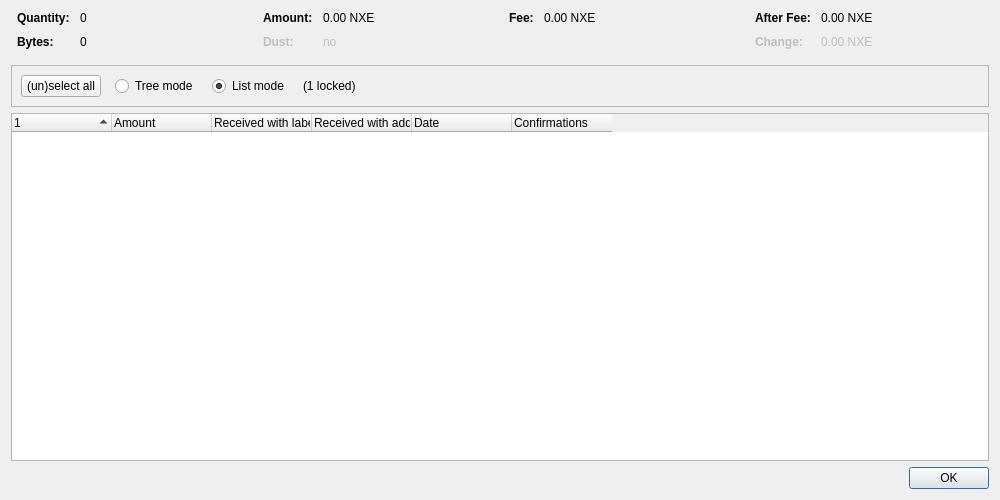
<?xml version="1.0" encoding="UTF-8"?>
<ui version="4.0">
 <class>CoinControlDialog</class>
 <widget class="QDialog" name="CoinControlDialog">
  <property name="geometry">
   <rect>
    <x>0</x>
    <y>0</y>
    <width>1000</width>
    <height>500</height>
   </rect>
  </property>
  <property name="windowTitle">
   <string>Coin Selection</string>
  </property>
  <layout class="QVBoxLayout" name="verticalLayout">
   <item>
    <layout class="QHBoxLayout" name="horizontalLayoutTop" stretch="0,0,0,0">
     <property name="topMargin">
      <number>0</number>
     </property>
     <property name="bottomMargin">
      <number>10</number>
     </property>
     <item>
      <layout class="QFormLayout" name="formLayoutCoinControl1">
       <property name="horizontalSpacing">
        <number>10</number>
       </property>
       <property name="verticalSpacing">
        <number>10</number>
       </property>
       <property name="leftMargin">
        <number>6</number>
       </property>
       <property name="rightMargin">
        <number>6</number>
       </property>
       <item row="0" column="0">
        <widget class="QLabel" name="labelCoinControlQuantityText">
         <property name="font">
          <font>
           <weight>75</weight>
           <bold>true</bold>
          </font>
         </property>
         <property name="text">
          <string>Quantity:</string>
         </property>
        </widget>
       </item>
       <item row="0" column="1">
        <widget class="QLabel" name="labelCoinControlQuantity">
         <property name="cursor">
          <cursorShape>IBeamCursor</cursorShape>
         </property>
         <property name="contextMenuPolicy">
          <enum>Qt::ActionsContextMenu</enum>
         </property>
         <property name="text">
          <string notr="true">0</string>
         </property>
         <property name="textInteractionFlags">
          <set>Qt::LinksAccessibleByMouse|Qt::TextSelectableByKeyboard|Qt::TextSelectableByMouse</set>
         </property>
        </widget>
       </item>
       <item row="1" column="0">
        <widget class="QLabel" name="labelCoinControlBytesText">
         <property name="font">
          <font>
           <weight>75</weight>
           <bold>true</bold>
          </font>
         </property>
         <property name="text">
          <string>Bytes:</string>
         </property>
        </widget>
       </item>
       <item row="1" column="1">
        <widget class="QLabel" name="labelCoinControlBytes">
         <property name="cursor">
          <cursorShape>IBeamCursor</cursorShape>
         </property>
         <property name="contextMenuPolicy">
          <enum>Qt::ActionsContextMenu</enum>
         </property>
         <property name="text">
          <string notr="true">0</string>
         </property>
         <property name="textInteractionFlags">
          <set>Qt::LinksAccessibleByMouse|Qt::TextSelectableByKeyboard|Qt::TextSelectableByMouse</set>
         </property>
        </widget>
       </item>
      </layout>
     </item>
     <item>
      <layout class="QFormLayout" name="formLayoutCoinControl2">
       <property name="horizontalSpacing">
        <number>10</number>
       </property>
       <property name="verticalSpacing">
        <number>10</number>
       </property>
       <property name="leftMargin">
        <number>6</number>
       </property>
       <property name="rightMargin">
        <number>6</number>
       </property>
       <item row="0" column="0">
        <widget class="QLabel" name="labelCoinControlAmountText">
         <property name="font">
          <font>
           <weight>75</weight>
           <bold>true</bold>
          </font>
         </property>
         <property name="text">
          <string>Amount:</string>
         </property>
        </widget>
       </item>
       <item row="0" column="1">
        <widget class="QLabel" name="labelCoinControlAmount">
         <property name="cursor">
          <cursorShape>IBeamCursor</cursorShape>
         </property>
         <property name="contextMenuPolicy">
          <enum>Qt::ActionsContextMenu</enum>
         </property>
         <property name="text">
          <string notr="true">0.00 NXE</string>
         </property>
         <property name="textInteractionFlags">
          <set>Qt::LinksAccessibleByMouse|Qt::TextSelectableByKeyboard|Qt::TextSelectableByMouse</set>
         </property>
        </widget>
       </item>
       <item row="1" column="0">
        <widget class="QLabel" name="labelCoinControlLowOutputText">
         <property name="enabled">
          <bool>false</bool>
         </property>
         <property name="font">
          <font>
           <weight>75</weight>
           <bold>true</bold>
          </font>
         </property>
         <property name="text">
          <string>Dust:</string>
         </property>
        </widget>
       </item>
       <item row="1" column="1">
        <widget class="QLabel" name="labelCoinControlLowOutput">
         <property name="enabled">
          <bool>false</bool>
         </property>
         <property name="cursor">
          <cursorShape>IBeamCursor</cursorShape>
         </property>
         <property name="contextMenuPolicy">
          <enum>Qt::ActionsContextMenu</enum>
         </property>
         <property name="text">
          <string notr="true">no</string>
         </property>
         <property name="textInteractionFlags">
          <set>Qt::LinksAccessibleByMouse|Qt::TextSelectableByKeyboard|Qt::TextSelectableByMouse</set>
         </property>
        </widget>
       </item>
      </layout>
     </item>
     <item>
      <layout class="QFormLayout" name="formLayoutCoinControl3">
       <property name="horizontalSpacing">
        <number>10</number>
       </property>
       <property name="verticalSpacing">
        <number>10</number>
       </property>
       <property name="leftMargin">
        <number>6</number>
       </property>
       <property name="rightMargin">
        <number>6</number>
       </property>
       <item row="0" column="0">
        <widget class="QLabel" name="labelCoinControlFeeText">
         <property name="font">
          <font>
           <weight>75</weight>
           <bold>true</bold>
          </font>
         </property>
         <property name="text">
          <string>Fee:</string>
         </property>
        </widget>
       </item>
       <item row="0" column="1">
        <widget class="QLabel" name="labelCoinControlFee">
         <property name="cursor">
          <cursorShape>IBeamCursor</cursorShape>
         </property>
         <property name="contextMenuPolicy">
          <enum>Qt::ActionsContextMenu</enum>
         </property>
         <property name="text">
          <string notr="true">0.00 NXE</string>
         </property>
         <property name="textInteractionFlags">
          <set>Qt::LinksAccessibleByMouse|Qt::TextSelectableByKeyboard|Qt::TextSelectableByMouse</set>
         </property>
        </widget>
       </item>
      </layout>
     </item>
     <item>
      <layout class="QFormLayout" name="formLayoutCoinControl4">
       <property name="horizontalSpacing">
        <number>10</number>
       </property>
       <property name="verticalSpacing">
        <number>10</number>
       </property>
       <property name="leftMargin">
        <number>6</number>
       </property>
       <property name="rightMargin">
        <number>6</number>
       </property>
       <item row="0" column="0">
        <widget class="QLabel" name="labelCoinControlAfterFeeText">
         <property name="font">
          <font>
           <weight>75</weight>
           <bold>true</bold>
          </font>
         </property>
         <property name="text">
          <string>After Fee:</string>
         </property>
        </widget>
       </item>
       <item row="0" column="1">
        <widget class="QLabel" name="labelCoinControlAfterFee">
         <property name="cursor">
          <cursorShape>IBeamCursor</cursorShape>
         </property>
         <property name="contextMenuPolicy">
          <enum>Qt::ActionsContextMenu</enum>
         </property>
         <property name="text">
          <string notr="true">0.00 NXE</string>
         </property>
         <property name="textInteractionFlags">
          <set>Qt::LinksAccessibleByMouse|Qt::TextSelectableByKeyboard|Qt::TextSelectableByMouse</set>
         </property>
        </widget>
       </item>
       <item row="1" column="0">
        <widget class="QLabel" name="labelCoinControlChangeText">
         <property name="enabled">
          <bool>false</bool>
         </property>
         <property name="font">
          <font>
           <weight>75</weight>
           <bold>true</bold>
          </font>
         </property>
         <property name="text">
          <string>Change:</string>
         </property>
        </widget>
       </item>
       <item row="1" column="1">
        <widget class="QLabel" name="labelCoinControlChange">
         <property name="enabled">
          <bool>false</bool>
         </property>
         <property name="cursor">
          <cursorShape>IBeamCursor</cursorShape>
         </property>
         <property name="contextMenuPolicy">
          <enum>Qt::ActionsContextMenu</enum>
         </property>
         <property name="text">
          <string notr="true">0.00 NXE</string>
         </property>
         <property name="textInteractionFlags">
          <set>Qt::LinksAccessibleByMouse|Qt::TextSelectableByKeyboard|Qt::TextSelectableByMouse</set>
         </property>
        </widget>
       </item>
      </layout>
     </item>
    </layout>
   </item>
   <item>
    <widget class="QFrame" name="frame">
     <property name="minimumSize">
      <size>
       <width>0</width>
       <height>40</height>
      </size>
     </property>
     <property name="frameShape">
      <enum>QFrame::StyledPanel</enum>
     </property>
     <property name="frameShadow">
      <enum>QFrame::Sunken</enum>
     </property>
     <layout class="QHBoxLayout" name="horizontalLayout">
      <item>
       <layout class="QHBoxLayout" name="horizontalLayoutPanel" stretch="0,0,0,0,0">
        <property name="spacing">
         <number>14</number>
        </property>
        <item>
         <widget class="QPushButton" name="pushButtonSelectAll">
          <property name="sizePolicy">
           <sizepolicy hsizetype="Maximum" vsizetype="Fixed">
            <horstretch>0</horstretch>
            <verstretch>0</verstretch>
           </sizepolicy>
          </property>
          <property name="text">
           <string>(un)select all</string>
          </property>
          <property name="autoDefault">
           <bool>false</bool>
          </property>
         </widget>
        </item>
        <item>
         <widget class="QRadioButton" name="radioTreeMode">
          <property name="sizePolicy">
           <sizepolicy hsizetype="Maximum" vsizetype="Fixed">
            <horstretch>0</horstretch>
            <verstretch>0</verstretch>
           </sizepolicy>
          </property>
          <property name="text">
           <string>Tree mode</string>
          </property>
         </widget>
        </item>
        <item>
         <widget class="QRadioButton" name="radioListMode">
          <property name="sizePolicy">
           <sizepolicy hsizetype="Maximum" vsizetype="Fixed">
            <horstretch>0</horstretch>
            <verstretch>0</verstretch>
           </sizepolicy>
          </property>
          <property name="text">
           <string>List mode</string>
          </property>
          <property name="checked">
           <bool>true</bool>
          </property>
         </widget>
        </item>
        <item>
         <widget class="QLabel" name="labelLocked">
          <property name="text">
           <string notr="true">(1 locked)</string>
          </property>
         </widget>
        </item>
        <item>
         <spacer name="horizontalSpacer">
          <property name="orientation">
           <enum>Qt::Horizontal</enum>
          </property>
          <property name="sizeHint" stdset="0">
           <size>
            <width>40</width>
            <height>20</height>
           </size>
          </property>
         </spacer>
        </item>
       </layout>
      </item>
     </layout>
    </widget>
   </item>
   <item>
    <widget class="CoinControlTreeWidget" name="treeWidget">
     <property name="contextMenuPolicy">
      <enum>Qt::CustomContextMenu</enum>
     </property>
     <property name="sortingEnabled">
      <bool>false</bool>
     </property>
     <property name="columnCount">
      <number>6</number>
     </property>
     <attribute name="headerShowSortIndicator" stdset="0">
      <bool>true</bool>
     </attribute>
     <attribute name="headerStretchLastSection">
      <bool>false</bool>
     </attribute>
     <column>
      <property name="text">
       <string/>
      </property>
     </column>
     <column>
      <property name="text">
       <string>Amount</string>
      </property>
     </column>
     <column>
      <property name="text">
       <string>Received with label</string>
      </property>
     </column>
     <column>
      <property name="text">
       <string>Received with address</string>
      </property>
     </column>
     <column>
      <property name="text">
       <string>Date</string>
      </property>
     </column>
     <column>
      <property name="text">
       <string>Confirmations</string>
      </property>
      <property name="toolTip">
       <string>Confirmed</string>
      </property>
     </column>
     <column>
      <property name="text">
       <string/>
      </property>
     </column>
     <column>
      <property name="text">
       <string/>
      </property>
     </column>
     <column>
      <property name="text">
       <string/>
      </property>
     </column>
     <column>
      <property name="text">
       <string/>
      </property>
     </column>
    </widget>
   </item>
   <item>
    <widget class="QDialogButtonBox" name="buttonBox">
     <property name="orientation">
      <enum>Qt::Horizontal</enum>
     </property>
     <property name="standardButtons">
      <set>QDialogButtonBox::Ok</set>
     </property>
    </widget>
   </item>
  </layout>
 </widget>
 <customwidgets>
  <customwidget>
   <class>CoinControlTreeWidget</class>
   <extends>QTreeWidget</extends>
   <header>qt/coincontroltreewidget.h</header>
  </customwidget>
 </customwidgets>
 <resources/>
 <connections/>
</ui>
